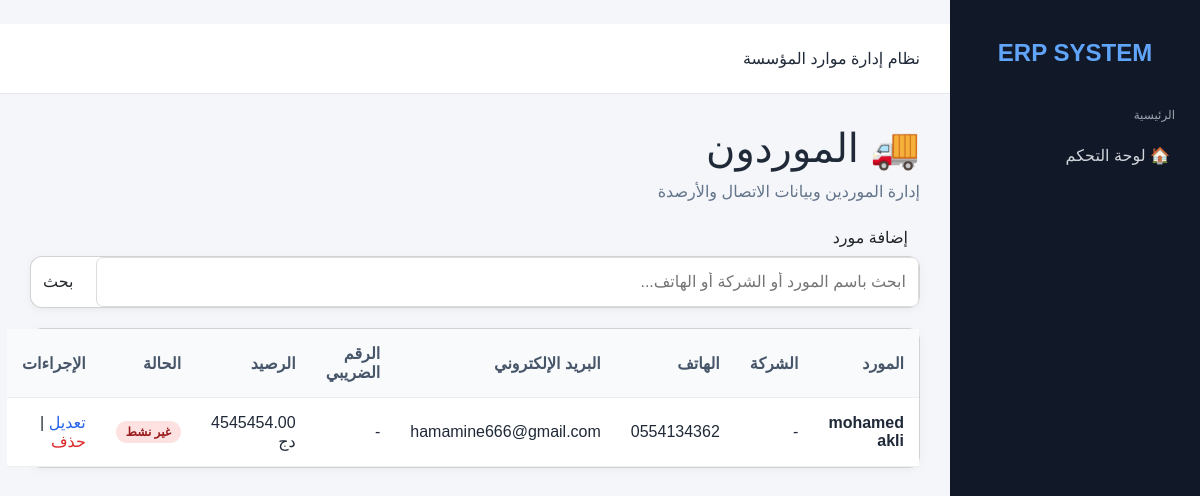
Screenshot of /suppliers/ with the database file from the repository.
### suppliers/models.py (models this page shows, shortened)
class Supplier(models.Model):
    name = models.CharField(
        max_length=200,
        verbose_name="اسم المورد"
    )
    company_name = models.CharField(
        max_length=200,
        blank=True,
        verbose_name="اسم الشركة"
    )
    phone = models.CharField(
        max_length=30,
        blank=True,
        verbose_name="الهاتف"
    )
    email = models.EmailField(
        blank=True,
        verbose_name="البريد الإلكتروني"
    )
    address = models.TextField(
        blank=True,
        verbose_name="العنوان"
    )
    tax_number = models.CharField(
        max_length=100,
        blank=True,
        verbose_name="الرقم الضريبي"
    )
    balance = models.DecimalField(
        max_digits=12,
        decimal_places=2,
        default=0,
        verbose_name="الرصيد"
    )
    notes = models.TextField(
        blank=True,
        verbose_name="ملاحظات"
    )
    is_active = models.BooleanField(
        default=True,
        verbose_name="نشط"
    )
    created_at = models.DateTimeField(
        auto_now_add=True
    )
    updated_at = models.DateTimeField(
        auto_now=True
    )
    class Meta:
        verbose_name = "مورد"
        verbose_name_plural = "الموردون"
        ordering = ["name"]

### suppliers/views.py (the view, shortened to what this page needs)
def supplier_list(request):
    suppliers = Supplier.objects.all()
    search = request.GET.get("search", "")
    context = {
        "suppliers": suppliers,
        "search": search,
    }
    return render(
        request,
        "suppliers/list.html",
        context
    )

### templates/suppliers/list.html (shortened to what this page needs)
{% extends "base.html" %}
{% block content %}
<div class="page-header">
<div>
<h1>🚚 الموردون</h1>
<p style="color:#64748b; margin-top:8px;"> إدارة الموردين وبيانات الاتصال والأرصدة </p>
</div>
<a href="{% url 'suppliers:create' %}" class="btn">
    إضافة مورد
</a>
</div>
<div class="card" style="margin-bottom:20px;"
<form method="get">
<div style=" display:flex; gap:10px; align-items:center; ">
<input type="text" name="search" value="{{ search }}" placeholder="ابحث باسم المورد أو الشركة أو الهاتف..." style=" flex:1; padding:12px; border:1px solid #ddd; border-radius:7px; font-family:Tahoma, Arial, sans-serif; " >
<button type="submit" class="btn" > بحث </button>
</div>
</div>
<div class="card">
<table>
<thead>
<tr>
<th>المورد</th> <th>الشركة</th> <th>الهاتف</th> <th>البريد الإلكتروني</th> <th>الرقم الضريبي</th> <th>الرصيد</th> <th>الحالة</th> <th>الإجراءات</th>
</tr>
</thead>
<tbody>
{% for supplier in suppliers %}
<tr>
<td> <strong> {{ supplier.name }} </strong> </td>
<td> {{ supplier.company_name|default:"-" }} </td>
<td> {{ supplier.phone|default:"-" }} </td>
<td> {{ supplier.email|default:"-" }} </td>
<td> {{ supplier.tax_number|default:"-" }} </td>
<td> {{ supplier.balance }} دج </td>
<td>
{% if supplier.is_active %}
<span class="badge success"> نشط </span>
{% else %}
<span class="badge danger"> غير نشط </span>
{% endif %}
</td>
<td>
<a href="{% url 'suppliers:edit' supplier.pk %}" style=" color:#2563eb; text-decoration:none; " > تعديل </a>
<span> | </span>
<form method="post" action="{% url 'suppliers:delete' supplier.pk %}" style="display:inline;" >
<button type="submit" style=" border:none; background:none; color:#dc2626; cursor:pointer; font-family:Tahoma, Arial, sans-serif; padding:0; " onclick=" return confirm('هل أنت متأكد من حذف المورد؟'); " > حذف </button>
</form>
</td>
</tr>
{% empty %}
<tr>
<td colspan="8" style=" text-align:center; padding:40px; " > لا يوجد موردون حاليًا. </td>
</tr>
{% endfor %}
</tbody>
</table>
</div>
{% endblock %}

### templates/base.html (style rules this page uses)
* { box-sizing: border-box; }
body { margin: 0; font-family: Tahoma, Arial, sans-serif; background: #f4f6f9; color: #1f2937; }
.btn { border: none; border-radius: 7px; cursor: pointer; text-decoration: none; }
.content .card { background: white; border-radius: 12px; box-shadow: 0 2px 10px rgba(0, 0, 0, .05); }
.content table { width: 100%; border-collapse: collapse; background: white; }
.content th, .content td { padding: 15px; border-bottom: 1px solid #eee; text-align: right; }
.content th { background: #f8fafc; color: #475569; }
.badge { padding: 5px 10px; border-radius: 20px; font-size: 12px; }
.danger { background: #fee2e2; color: #991b1b; }

### rows the page displays
Supplier: name "mohamed akli", company_name "-", phone "0554134362", email "hamamine666@gmail.com", tax_number "-", balance "4545454.00", is_active "غير نشط"
